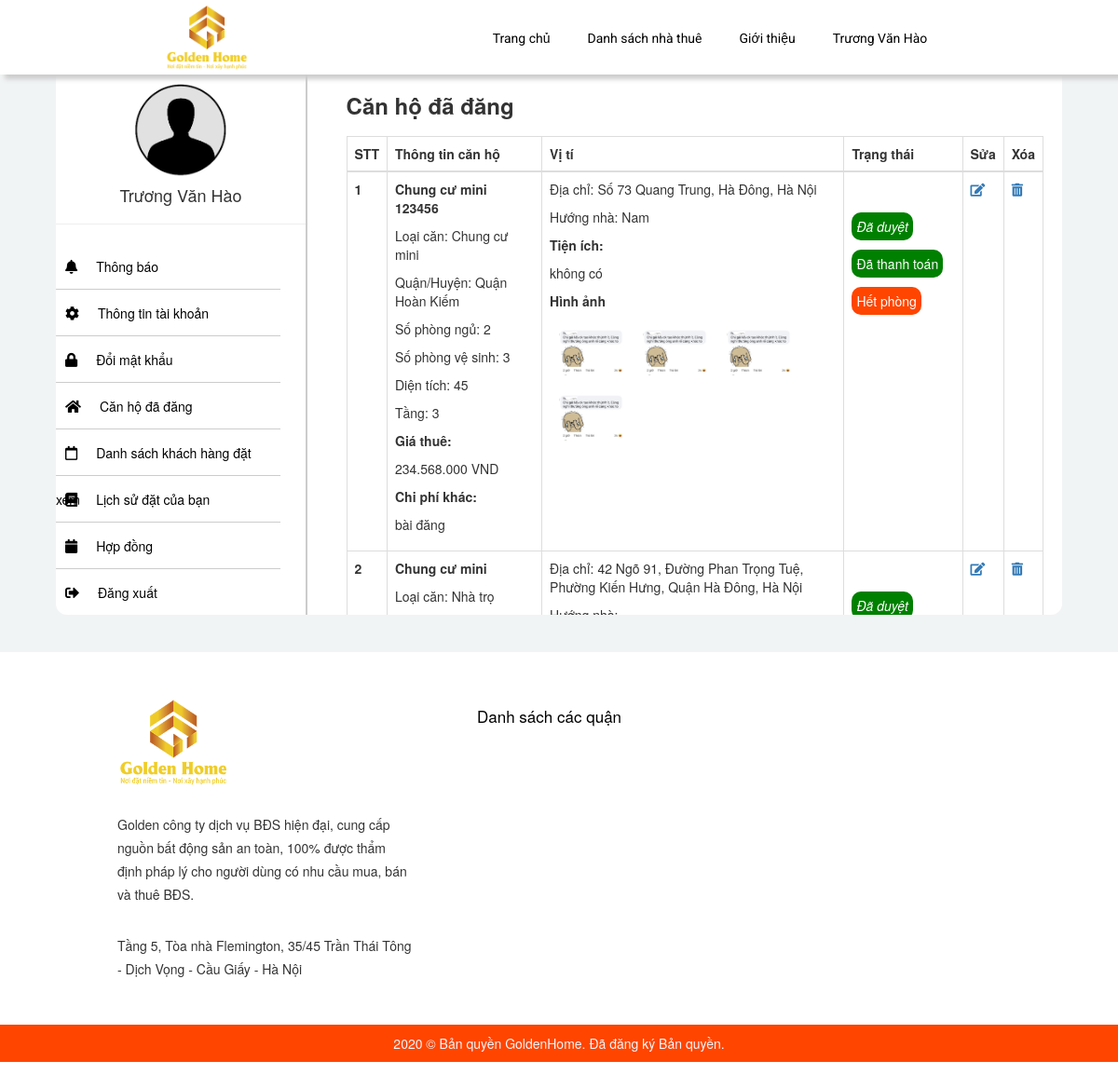
The app's page /site/index.php?act=ch-dd&ma_tk=12 (signed in) with its own data.
### tables this page shows
CREATE TABLE `can_ho`  (
  `ma_can` int(12) NOT NULL AUTO_INCREMENT COMMENT 'mã căn hộ',
  `ma_quan` int(12) NOT NULL COMMENT 'mã quận',
  `id` int(12) NOT NULL COMMENT 'mã phường',
  `ma_loai` int(12) NOT NULL COMMENT 'mã loại căn',
  `ma_tk` int(12) NOT NULL,
  `dia_chi` varchar(255) NOT NULL COMMENT 'Địa chỉ',
  `ten_can_ho` varchar(150) NULL DEFAULT NULL COMMENT 'tên căn hộ',
  `dien_tich` float NULL DEFAULT NULL COMMENT 'diện tích ',
  `tang` tinyint(3) NULL DEFAULT NULL COMMENT 'Số tầng',
  `huong_nha` tinyint(8) NULL DEFAULT NULL COMMENT 'hướng nhà',
  `tien_ich` varchar(800) NULL DEFAULT NULL COMMENT 'Tiện ích',
  `chi_phi_khac` varchar(100) NULL DEFAULT NULL COMMENT 'chi phí khác',
  `so_phong_ngu` tinyint(2) NULL DEFAULT NULL COMMENT 'Số phòng ngủ',
  `so_phong_vs` tinyint(2) NULL DEFAULT NULL COMMENT 'Số phòng vệ sinh',
  `gia_thue` float NOT NULL DEFAULT 0 COMMENT 'Giá thuê',
  `hinh` varchar(150) NULL DEFAULT NULL,
  `hinha` varchar(150) NULL DEFAULT NULL,
  `hinhb` varchar(150) NULL DEFAULT NULL,
  `hinhc` varchar(150) NULL DEFAULT NULL,
  `an_hien` tinyint(1) NULL DEFAULT NULL COMMENT 'Ẩn hiện',
  `ghi_chu` varchar(50) NULL DEFAULT NULL COMMENT 'ghi chú',
  `trang_thai` varchar(50) NULL DEFAULT NULL,
  `so_luong` int(11) NULL DEFAULT NULL COMMENT 'Số lượng căn hộ',
  PRIMARY KEY (`ma_can`) USING BTREE,
  INDEX `FK_canho_loai`(`ma_loai`) USING BTREE,
  INDEX `FK_canho_quan`(`ma_quan`) USING BTREE,
  INDEX `FK_taikhoan_canho`(`ma_tk`) USING BTREE,
  INDEX `FK_phuong_canho`(`id`) USING BTREE,
  INDEX `ten_can_ho`(`ten_can_ho`) USING BTREE,
  INDEX `gia_thue`(`gia_thue`) USING BTREE,
  INDEX `chi_phi_khac`(`chi_phi_khac`) USING BTREE,
  INDEX `dia_chi`(`dia_chi`) USING BTREE,
  INDEX `dien_tich`(`dien_tich`) USING BTREE
);

CREATE TABLE `loai_can`  (
  `ma_loai` int(12) NOT NULL AUTO_INCREMENT COMMENT 'mã căn hộ',
  `ten_can` varchar(50) NOT NULL COMMENT 'Tên căn hộ',
  PRIMARY KEY (`ma_loai`) USING BTREE,
  INDEX `ten_can`(`ten_can`) USING BTREE
);

CREATE TABLE `quan`  (
  `ma_quan` int(12) NOT NULL AUTO_INCREMENT COMMENT 'mã quận',
  `ten_quan` varchar(20) NOT NULL COMMENT 'Tên quận',
  PRIMARY KEY (`ma_quan`) USING BTREE
);

### site/index.php (called while the page is built, shortened)
<?php
$ctrl='home';
    $pathFile ="controllers/$ctrl.php";
if (file_exists($pathFile)==true)
    require_once $pathFile;
else echo "Controller $ctrl không tồn tại";
?>

### system/database.php (called while the page is built, shortened)
<?php
function getConnection()
{
    $opt = array(PDO::MYSQL_ATTR_INIT_COMMAND => "SET NAMES utf8", PDO::ATTR_ERRMODE => PDO::ERRMODE_EXCEPTION);
    $conn = new PDO('mysql:host=' . HOST_DB . ';dbname=' . NAME_DB, USER_DB, PASS_DB, $opt);
    return $conn;
}
function query($sql)
{
    $conn = getConnection();
    $result = $conn->query($sql);
    return $result;
}
function queryOne($sql)
{
    $conn = getConnection();
    $result = $conn->query($sql);
    $row = $result->fetch(PDO::FETCH_ASSOC);
    return $row;
}

### site/models/home.php (called while the page is built, shortened)
 <?php
require_once('../system/database.php');
function khachhang($id){
    $sql="SELECT * FROM khach_hang WHERE ma_tk='$id'";
    return queryOne($sql);
}
function canhodadang($id){
    $sql="SELECT * FROM can_ho WHERE ma_tk='$id' ORDER BY ma_can DESC";
    return query($sql);
}
function maloaican($id)
{
    $sql="SELECT * FROM loai_can WHERE ma_loai='$id'";
    return queryOne($sql);
}
function maquan($id)
{
    $sql="SELECT * FROM quan WHERE ma_quan='$id'";
    return queryOne($sql);
}
?>

### site/views/canhodadang.php (the view, shortened to what this page needs)
<?php if ($kh['vai_tro'] == 1 || $kh['vai_tro'] == 2) { ?>
<div class="ch-dd">
    <h3 style="font-weight: bold; margin-bottom: 20px; margin-top: 50px;">Căn hộ đã đăng</h3>
    <table class="table table-bordered">
        <thead>
            <tr>
                <th scope="col">STT</th>
                <th scope="col">Thông tin căn hộ</th>
                <th scope="col">Vị tí</th>
                <th scope="col" style="width: 17%;">Trạng thái</th>
                <th scope="col">Sửa</th>
                <th scope="col">Xóa</th>
            </tr>
        </thead>
        <tbody>
            <?php foreach ($dsch as $stt => $c) {
                $maloai = maloaican($c["ma_loai"]);
                $quan = maquan($c["ma_quan"]);
                $stt += 1;
            ?>
                <tr>
                    <th scope="row"><?= $stt ?></th>
                    <td>
                        <p style="font-weight: bold;"><?= $c["ten_can_ho"] ?></p>
                        <p>Loại căn: <?php echo $maloai["ten_can"] ?></p>
                        <p>Quận/Huyện: <?php echo $quan["ten_quan"] ?></p>
                        <p>Số phòng ngủ: <?= $c["so_phong_ngu"] ?></p>
                        <p>Số phòng vệ sinh: <?= $c["so_phong_vs"] ?></p>
                        <p>Diện tích: <?= $c["dien_tich"] ?> </p>
                        <p>Tầng: <?= $c["tang"] ?></p>
                        <p><strong>Giá thuê:</strong></p>
                        <p> <?=number_format($c["gia_thue"],0,'','.') ?> VND</p>
                        <p><strong>Chi phí khác:</strong></p>
                        <p><?= $c["chi_phi_khac"] ?></p>
                    </td>
                    <td>
                        <p>Địa chỉ: <?= $c["dia_chi"] ?></p>
                        <p>Hướng nhà: <?php if ($c["huong_nha"] == 1) echo "Đông";
                                        elseif ($c["huong_nha"] == 2) echo "Tây";
                                        elseif ($c["huong_nha"] == 3) echo "Nam";
                                        elseif ($c["huong_nha"] == 4) echo "Bắc";
                                        elseif ($c["huong_nha"] == 5) echo "Tây Bắc";
                                        elseif ($c["huong_nha"] == 6) echo "Tây Nam";
                                        elseif ($c["huong_nha"] == 7) echo "Đông Bắc";
                                        elseif ($c["huong_nha"] == 8) echo "Đông Nam";
                                        ?></p>
                        <p><strong>Tiện ích:</strong></p>
                        <p><?= $c["tien_ich"] ?></p>
                        <p><strong>Hình ảnh</strong></p>
                          <p>
                            <img src="../uploaded/<?= $c["hinh"] ?>" alt="" style="width: 70px;height: 50px;float: left;margin: 10px 10px;" >
                            <img src="../uploaded/<?= $c["hinha"] ?>" alt="" style="width: 70px;height: 50px;float: left;margin: 10px 10px;" >
                            <img src="../uploaded/<?= $c["hinhb"] ?>" alt="" style="width: 70px;height: 50px;float: left;margin: 10px 10px;" >
                            <img src="../uploaded/<?= $c["hinhc"] ?>" alt="" style="width: 70px;height: 50px;float: left;margin: 10px 10px;" >
                        </p>
                    </td>
                    <td>
                        <p style="margin-top: 40px;"><em><?= ($c['an_hien'] == 0) ? "<span class='nono' style='background-color: orangered; padding: 5px; color: white; width: 100%; border-radius: 10px;'>Chờ xét duyệt</span>" : "<span class='yesyes' style='background-color: green; padding: 5px; color: white; width: 100%; border-radius: 10px;'>Đã duyệt</span>" ?></em></p>
                        <p style="margin-top: 20px;"><?php if ($c["an_hien"]==0) {
                            ?>
                            <a style="background-color: orangered; padding: 5px; color: white; width: 100%; border-radius: 10px;" href="?act=thanhtoan&ma_can=<?=$c["ma_can"]?>">Thanh toán</a>
                            <?php
                        }
                        else{
                            ?>
                            <span class="yesyes" style="background-color: green; padding: 5px; color: white; width: 100%; border-radius: 10px;">Đã thanh toán</span>
                            <?php
                        }?></p>
                        <p style="margin-top: 20px;"><?php if ($c["trang_thai"]==1) {
                                ?>
                                <a style="background-color: orangered; padding: 5px; color: white; width: 100%; border-radius: 10px;" >Hết phòng</a>
                                <?php
                            }
                            else{
                                ?>
                                <span class="yesyes" style="background-color: green; padding: 5px; color: white; width: 100%; border-radius: 10px;">Còn phòng</span>
                                <?php
                            }?></p>
                    </td>
                    <td><a href="?act=edit_ch&ma_can=<?=$c['ma_can']?>"><i class="fas fa-edit"></i></a></td>
                    <td><a class="btn_delete_ch" href="?act=delete_ch&ma_can=<?= $c['ma_can'] ?>"><i class="fas fa-trash-alt"></i></a></td>
                </tr>
            <?php } ?>
        </tbody>
    </table>
</div>
<?php } ?>

### site/controllers/home.php (shortened to what this page needs)
<?php
require_once 'models/home.php';
$act = "index";
if (isset($_GET['act']) == true) $act = $_GET['act'];
switch ($act) {
  case 'ch-dd':
    $ma_tk = $_GET["ma_tk"];
    $kh = khachhang($_SESSION['id']);
    $dsch = canhodadang($ma_tk);
    $view = 'views/thongtintk.php';
    require_once 'views/layout.php';
    break;
}
?>

### site/views/layout.php (shortened to what this page needs)
<!DOCTYPE html>
<html lang="en">
<head>
    <link rel="stylesheet" href="./views/css/index.css">
    <link rel="stylesheet" href="https://cdnjs.cloudflare.com/ajax/libs/font-awesome/5.15.1/css/all.min.css">
    <link rel="stylesheet" href="https://maxcdn.bootstrapcdn.com/bootstrap/3.4.1/css/bootstrap.min.css">
    <link rel="stylesheet" href="https://cdnjs.cloudflare.com/ajax/libs/bootstrap-sweetalert/1.0.1/sweetalert.min.css">
    <link rel="stylesheet" href="https://cdnjs.cloudflare.com/ajax/libs/slick-carousel/1.8.1/slick-theme.css">
    <link rel="stylesheet" href="https://cdnjs.cloudflare.com/ajax/libs/slick-carousel/1.8.1/slick.min.css">
</head>
<body>
    <?php if (isset($view) == true) { ?>
        <nav class="hienra">
            <div class="menu-logo-bg">
                <div class="nav-logo">
                    <img src="../uploaded/logo.png" alt="">
                </div>
                <div class="nav-menu2">
                    <ul>
                        <li><a href="index.php">Trang chủ</a> </li>
                        <li><a href="?ctrl=home&act=danhsach&loai_can=1">Danh sách nhà thuê</a> </li>
                        <li><a href="?ctrl=home&act=about">Giới thiệu </a></li>
                        <?php if (isset($_SESSION['user']) == true) { ?>
                            <li><a href='?act=thongtintk&ma_tk=<?= $_SESSION['id'] ?>'><?= $_SESSION['user'] ?></a>
                            </li>
                        <?php } else { ?>
                            <li><a href="?act=dangnhap">Đăng nhập</a></li>
                        <?php } ?>
                    </ul>
                </div>
            </div>
        </nav>
    <?php } ?>
    <?php if (isset($view) == true) {
        require_once $view;
    } ?>
    <footer class="footer">
        <div class="box4 b1">
            <img src="../uploaded/logo.png" alt="">
            <p>Golden công ty dịch vụ BĐS hiện đại, cung cấp nguồn bất động sản an toàn, 100% được thẩm định pháp lý cho người dùng có nhu cầu mua, bán và thuê BĐS.</p>
            <p>Tầng 5, Tòa nhà Flemington, 35/45 Trần Thái Tông - Dịch Vọng - Cầu Giấy - Hà Nội</p>
        </div>
        <div class="box4 b2">
            <div class="tieude4">
                <h4>Danh sách các quận</h4>
            </div>
            <div class="textquan">
                <div class="quan1 l1">
                </div>
            </div>
        </div>
    </footer>
    <div class="divcuoi">
        <span> 2020 © Bản quyền GoldenHome. Đã đăng ký Bản quyền.</span>
    </div>
</body>
</html>

### site/views/thongtintk.php (shortened to what this page needs)
<div class="tt-back-gr mt" >
    <div class="boxcenter">
        <div class="tt-bg">
            <div class="tt-left">
                <center style="margin-top: 50px;">
                    <div style="width: 100px;height: 100px;border-radius: 50%; overflow: hidden;">
                    <img src="../uploaded/<?php if ($_SESSION['shinh']=="") echo "user.png";else echo $_SESSION['shinh'];?>" style="width: 100%;" alt="">
                   </div>
                   <h4><?=$_SESSION["user"]?></h4>
                </center>
                <hr>
                <ul>
                <li><i class="fa fa-bell"></i><a href="?act=thongbao&ma_tk=<?=$_SESSION['id']?>">Thông báo</a></li>
                    <li><i class="fas fa-cog"></i><a href="?act=thongtintk&ma_tk=<?=$_SESSION['id']?>">Thông tin tài khoản</a></li>
                    <li><i class="fas fa-lock"></i><a href="?act=doimk&ma_tk=<?=$_SESSION['id']?>">Đổi mật khẩu</a></li>
                    <li><i class="fas fa-home"></i><a href="?act=ch-dd&ma_tk=<?=$_SESSION['id']?>">Căn hộ đã đăng</a></li>
                    <li><i class="far fa-calendar"></i><a href="?act=ds-ld&ma_tk=<?=$_SESSION['id']?>">Danh sách khách hàng đặt xem</a></li>
                    <li><i class="fas fa-book"></i><a href="?act=lichsu&ma_tk=<?=$_SESSION['id']?>">Lịch sử đặt của bạn</a></li>
                    <li><i class="fas fa-calendar"></i><a href="?act=hop-dong&ma_tk=<?=$_SESSION['id']?>">Hợp đồng</a></li>
                    <li><i class="fas fa-sign-out-alt"></i><a href="?act=dangxuat&logout=1">Đăng xuất</a></li>
                </ul>
            </div>
            <div class="tt-right">
            <?php if (isset($rows)) {
                require_once "$rows";
            }?>
             </div>
        </div>
    </div>
</div>

### site/views/css/index.css (style rules this page uses)
* { padding: 0; margin: 0; box-sizing: border-box; }
a { text-decoration: none; }
body { width: 100%; font-family: "Sf ui display", sans-serif; margin: 0 auto; }
.nav-logo { width: 30%; float: left; height: 80px; }
.nav-logo>img { width: 100%; height: 70px; margin: 5px 0px; object-fit: contain; }
.hienra { width: 100%; position: fixed; left: 0; height: 80px; background-color: white; color: black; box-shadow: 5px 5px 5px #ccc; top: 0; z-index: 99; }
.nav-menu2>ul { display: flex; flex-direction: row; justify-content: center; }
.nav-menu2>ul>li { list-style: none; position: relative; line-height: 80px; padding: 0px 20px; }
.nav-menu2>ul>li>a { color: black; font-family: 'Roboto', sans-serif; text-decoration: none; }
.menu-logo-bg { width: 90%; position: relative; left: 5%; top: 0; }
.tt-back-gr { width: 100%; height: 700px; margin-bottom: 50px; background-color: #f1f4f5; float: left; }
.tt-left { width: 25%; float: left; height: 100%; border-right: 2px solid #ccc; }
.tt-left>ul { width: 100%; display: flex; flex-direction: column; justify-content: center; }
.tt-left>ul>li { list-style: none; line-height: 50px; height: 50px; width: 90%; border-bottom: 1px solid #ccc; }
.tt-left>ul>li>i { font-size: 15px; margin: 0 10px; color: black; }
.tt-left>ul>li>a { text-decoration: none; color: black; padding: 0px 10px; }
.tt-right { width: 73%; float: left; height: 100%; padding: 10px 20px; overflow-y: scroll; }
.tt-right { width: 73%; float: left; height: 100%; margin-left: 2%; overflow-y: scroll; }
.tt-bg { width: 100%; height: 620px; margin: 40px 0px; float: left; background-color: white; border-radius: 12px; overflow: hidden; }
.boxcenter { margin: 0 auto; width: 90%; }
a { outline: none; }
.footer { width: 79%; margin: 0 auto; display: flex; height: 350px; margin-top: 70px; }
.footer .box4 { width: calc(100%/3); }
.footer .b1 img { width: 120px; }
.footer .b1 p { margin: 30px 0px; line-height: 25px; color: #333333; }
.footer .box4 .tieude4 { width: 100%; height: 30px; margin-left: 70px; }
.footer .box4 .tieude4 h4 { font-size: 17px; color: black; }
.footer .textquan { display: flex; }
.quan1 { width: 50%; margin-top: 20px; color: #333333; }
.divcuoi { background-color: orangered; color: aliceblue; height: 40px; width: 100%; text-align: center; }
.divcuoi span { line-height: 40px; }

### records on screen
can_ho: ten_can_ho "Chung cư mini 123456", loai_can.ten_can "Chung cư mini", quan.ten_quan "Quận Hoàn Kiếm", so_phong_ngu "2", so_phong_vs "3", dien_tich "45", tang "3", gia_thue "234.568.000", chi_phi_khac "bài đăng", dia_chi "Số 73 Quang Trung, Hà Đông, Hà Nội", huong_nha "Nam", tien_ich "không có", hinh (picture), hinha (picture), hinhb (picture), hinhc (picture), an_hien "Đã duyệt", trang_thai "Hết phòng"
can_ho: ten_can_ho "Chung cư mini", loai_can.ten_can "Nhà trọ", dia_chi "42 Ngõ 91, Đường Phan Trọng Tuệ, Phường Kiến Hưng, Quận Hà Đông, Hà Nội", an_hien "Đã duyệt"

### other values on screen
$_SESSION['user'] "Trương Văn Hào"
$_SESSION["user"] "Trương Văn Hào"
